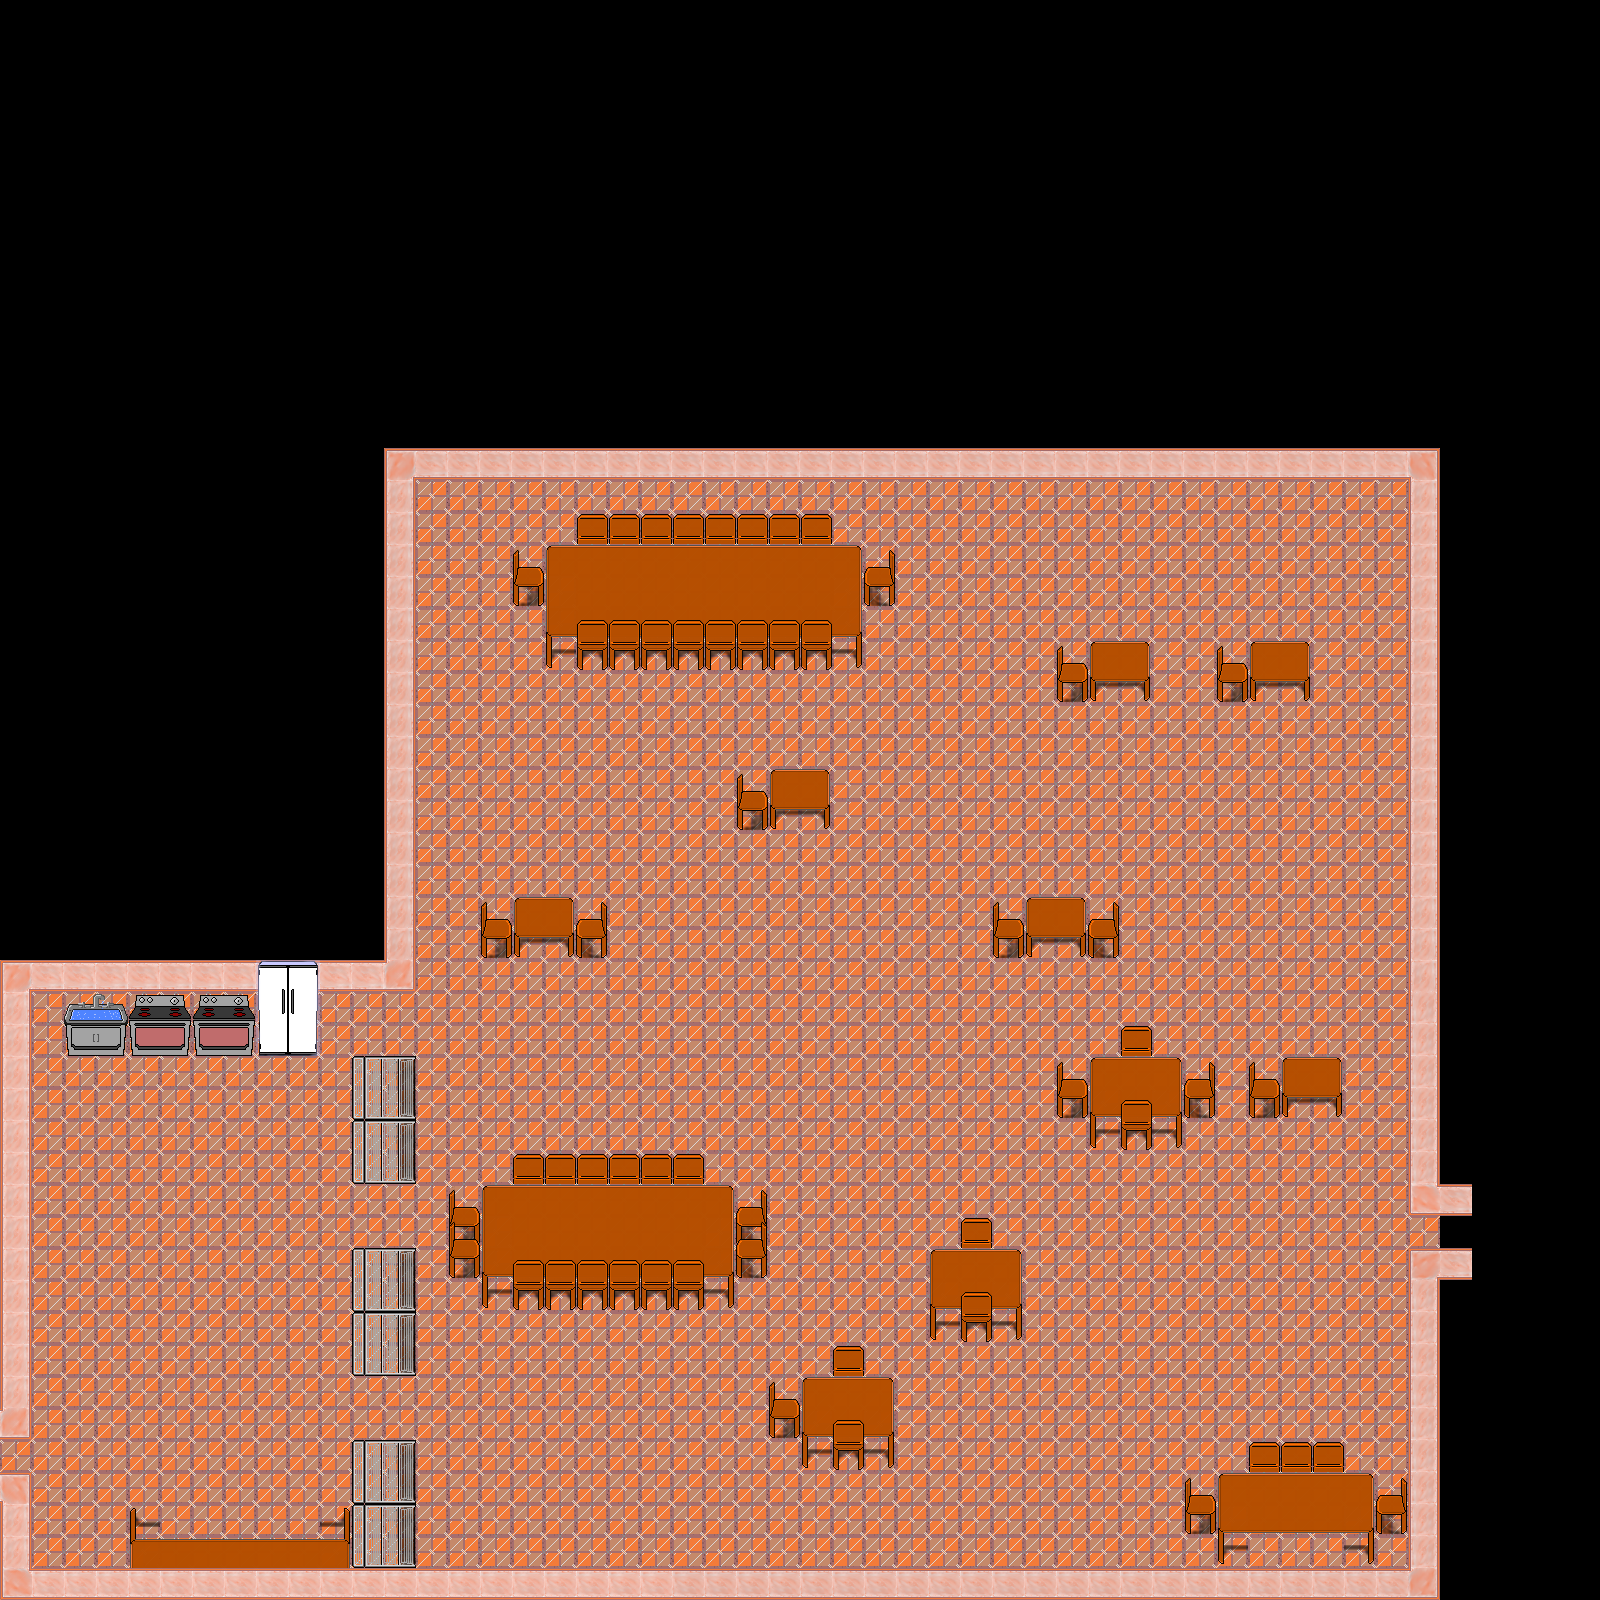

This game map was drawn from its Tiled (.tmx) file and the tilesets committed beside it. A one-line description and the trimmed map source follow:
An orthogonal 50x50 tile map with 32x32 px tiles, 3 tile layers (Below Player, World, Above Player) and 82 objects (27x LCratePoint, 16x NPCPoint, 13x crackPoint, 11x enemyPoint, 9x spillPoint, ...).

<map version="1.2" tiledversion="1.3.1" orientation="orthogonal" renderorder="right-down" compressionlevel="0" width="50" height="50" tilewidth="32" tileheight="32" infinite="0" nextlayerid="5" nextobjectid="146">
 <tileset firstgid="1" name="newTileset" tilewidth="32" tileheight="32" tilecount="400" columns="20">
  <image source="newTileset.png" width="640" height="640" />
  <tile id="0">
   <properties>
    <property name="collides" type="bool" value="true" />
   </properties>
  </tile>
  <tile id="1">
   <properties>
    <property name="collides" type="bool" value="true" />
   </properties>
  </tile>
  <tile id="2">
   <properties>
    <property name="collides" type="bool" value="true" />
   </properties>
  </tile>
  <tile id="5">
   <properties>
    <property name="collides" type="bool" value="true" />
   </properties>
  </tile>
  <tile id="6">
   <properties>
    <property name="collides" type="bool" value="true" />
   </properties>
  </tile>
  <tile id="20">
   <properties>
    <property name="collides" type="bool" value="true" />
   </properties>
  </tile>
  <tile id="21">
   <properties>
    <property name="collides" type="bool" value="true" />
   </properties>
  </tile>
  <tile id="22">
   <properties>
    <property name="collides" type="bool" value="true" />
   </properties>
  </tile>
  <tile id="23">
   <properties>
    <property name="collides" type="bool" value="true" />
   </properties>
  </tile>
  <tile id="24">
   <properties>
    <property name="collides" type="bool" value="true" />
   </properties>
  </tile>
  <tile id="25">
   <properties>
    <property name="collides" type="bool" value="true" />
   </properties>
  </tile>
  <tile id="26">
   <properties>
    <property name="collides" type="bool" value="true" />
   </properties>
  </tile>
  <tile id="27">
   <properties>
    <property name="collides" type="bool" value="true" />
   </properties>
  </tile>
  <tile id="28">
   <properties>
    <property name="collides" type="bool" value="true" />
   </properties>
  </tile>
  <tile id="29">
   <properties>
    <property name="collides" type="bool" value="true" />
   </properties>
  </tile>
  <tile id="40">
   <properties>
    <property name="collides" type="bool" value="true" />
   </properties>
  </tile>
  <tile id="41">
   <properties>
    <property name="collides" type="bool" value="true" />
   </properties>
  </tile>
  <tile id="42">
   <properties>
    <property name="collides" type="bool" value="false" />
   </properties>
  </tile>
  <tile id="43">
   <properties>
    <property name="collides" type="bool" value="true" />
   </properties>
  </tile>
  <tile id="44">
   <properties>
    <property name="collides" type="bool" value="true" />
   </properties>
  </tile>
  <tile id="45">
   <properties>
    <property name="collides" type="bool" value="true" />
   </properties>
  </tile>
  <tile id="46">
   <properties>
    <property name="collides" type="bool" value="true" />
   </properties>
  </tile>
  <tile id="47">
   <properties>
    <property name="collides" type="bool" value="true" />
   </properties>
  </tile>
  <tile id="48">
   <properties>
    <property name="collides" type="bool" value="true" />
   </properties>
  </tile>
  <tile id="49">
   <properties>
    <property name="collides" type="bool" value="true" />
   </properties>
  </tile>
  <tile id="50">
   <properties>
    <property name="collides" type="bool" value="true" />
   </properties>
  </tile>
  <tile id="51">
   <properties>
    <property name="collides" type="bool" value="true" />
   </properties>
  </tile>
  <tile id="60">
   <properties>
    <property name="collides" type="bool" value="true" />
   </properties>
  </tile>
  <tile id="61">
   <properties>
    <property name="collides" type="bool" value="true" />
   </properties>
  </tile>
  <tile id="62">
   <properties>
    <property name="collides" type="bool" value="true" />
   </properties>
  </tile>
  <tile id="63">
   <properties>
    <property name="collides" type="bool" value="true" />
   </properties>
  </tile>
  <tile id="65">
   <properties>
    <property name="collides" type="bool" value="true" />
   </properties>
  </tile>
  <tile id="66">
   <properties>
    <property name="collides" type="bool" value="true" />
   </properties>
  </tile>
  <tile id="67">
   <properties>
    <property name="collides" type="bool" value="true" />
   </properties>
  </tile>
  <tile id="68">
   <properties>
    <property name="collides" type="bool" value="true" />
   </properties>
  </tile>
  <tile id="69">
   <properties>
    <property name="collides" type="bool" value="true" />
   </properties>
  </tile>
  <tile id="70">
   <properties>
    <property name="collides" type="bool" value="true" />
   </properties>
  </tile>
  <tile id="71">
   <properties>
    <property name="collides" type="bool" value="true" />
   </properties>
  </tile>
  <tile id="80">
   <properties>
    <property name="collides" type="bool" value="true" />
   </properties>
  </tile>
  <tile id="81">
   <properties>
    <property name="collides" type="bool" value="true" />
   </properties>
  </tile>
  <tile id="82">
   <properties>
    <property name="collides" type="bool" value="true" />
   </properties>
  </tile>
  <tile id="83">
   <properties>
    <property name="collides" type="bool" value="true" />
   </properties>
  </tile>
  <tile id="84">
   <properties>
    <property name="collides" type="bool" value="true" />
   </properties>
  </tile>
  <tile id="85">
   <properties>
    <property name="collides" type="bool" value="true" />
   </properties>
  </tile>
  <tile id="86">
   <properties>
    <property name="collides" type="bool" value="true" />
   </properties>
  </tile>
  <tile id="87">
   <properties>
    <property name="collides" type="bool" value="true" />
   </properties>
  </tile>
  <tile id="88">
   <properties>
    <property name="collides" type="bool" value="true" />
   </properties>
  </tile>
  <tile id="89">
   <properties>
    <property name="collides" type="bool" value="true" />
   </properties>
  </tile>
  <tile id="102">
   <properties>
    <property name="collides" type="bool" value="true" />
   </properties>
  </tile>
  <tile id="103">
   <properties>
    <property name="collides" type="bool" value="true" />
   </properties>
  </tile>
  <tile id="104">
   <properties>
    <property name="collides" type="bool" value="true" />
   </properties>
  </tile>
  <tile id="105">
   <properties>
    <property name="collides" type="bool" value="true" />
   </properties>
  </tile>
  <tile id="106">
   <properties>
    <property name="collides" type="bool" value="true" />
   </properties>
  </tile>
  <tile id="107">
   <properties>
    <property name="collides" type="bool" value="true" />
   </properties>
  </tile>
  <tile id="108">
   <properties>
    <property name="collides" type="bool" value="true" />
   </properties>
  </tile>
  <tile id="109">
   <properties>
    <property name="collides" type="bool" value="true" />
   </properties>
  </tile>
 </tileset>
 <layer id="1" name="Below Player" width="50" height="50">
  <data>[2500 cells, 1326 non-empty, 3 distinct tile ids]</data>
 </layer>
 <layer id="2" name="World" width="50" height="50">
  <data>[2500 cells, 1335 non-empty, 33 distinct tile ids]</data>
 </layer>
 <objectgroup id="3" name="Objects">
  <object id="1" name="Spawn Point" x="96" y="1408">
   <point />
  </object>
  <object id="2" name="winPoint" x="1408" y="1248">
   <point />
  </object>
  <object id="7" name="LCratePoint" x="160" y="1312" rotation="90">
   <point />
  </object>
  <object id="8" name="spillPoint" x="192" y="1184">
   <point />
  </object>
  <object id="11" name="enemyPoint" x="1152" y="1248">
   <point />
  </object>
  </objectgroup>
 <layer id="4" name="Above Player" width="50" height="50">
  <data>[2500 cells, 73 non-empty, 11 distinct tile ids]</data>
 </layer>
</map>
<!-- 77 of 82 objects omitted -->
